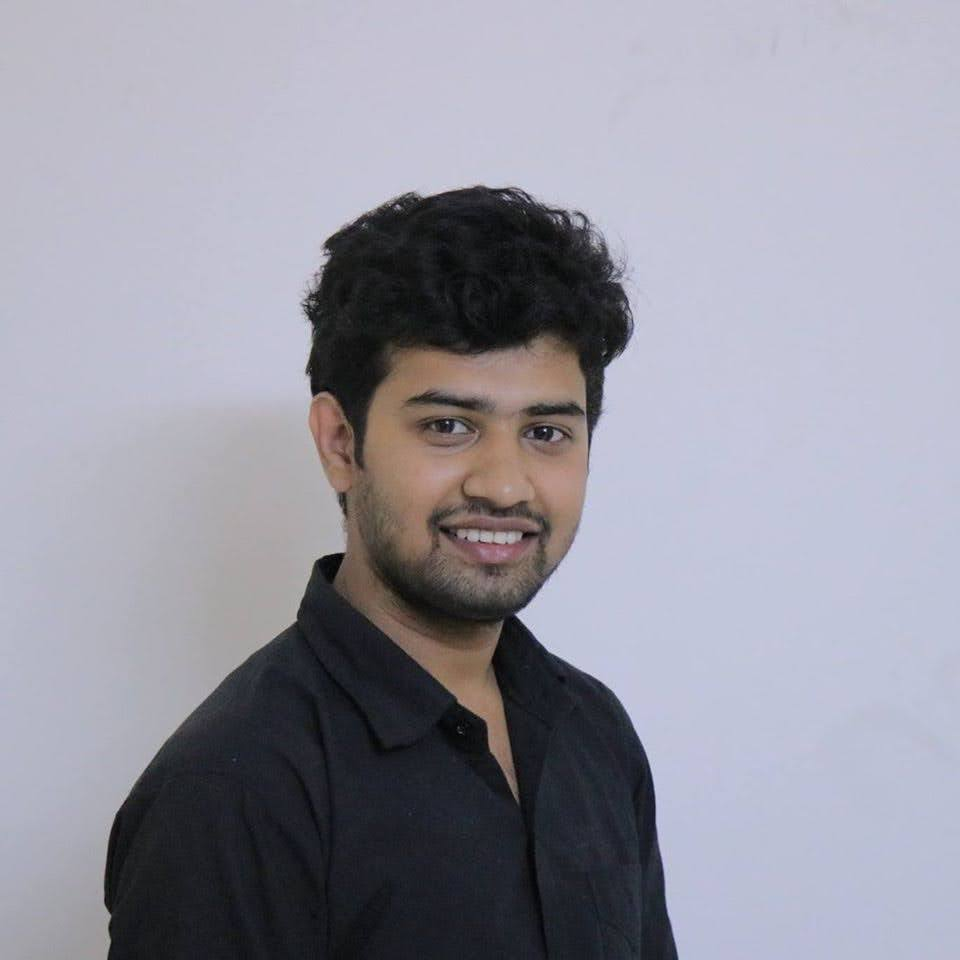
#> input picture Image-Converting/img/nirob.jpg, 960 x 960 px
$ python program.py
#> lines starting #> are read from the running program, lines starting #| are printed output that depends on the picture

import cv2

img = cv2.imread("img/nirob.jpg");
#> img is the input picture: shape (960, 960, 3); mean B, G, R 160.2, 148.6, 149.4
imgGray = cv2.cvtColor(img, cv2.COLOR_BGR2GRAY)
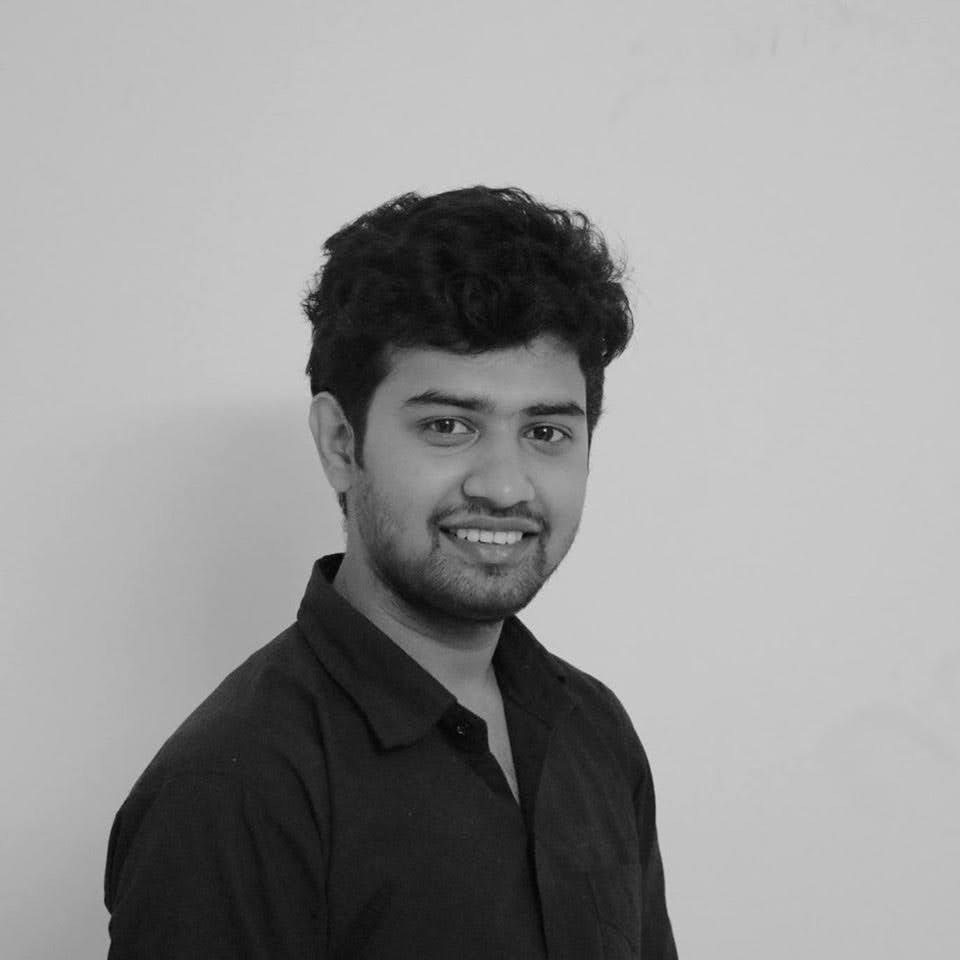
#> imgGray: shape (960, 960); min 0, max 221, mean 150.1
imgBlur = cv2.GaussianBlur(imgGray,(9,9),0)

cv2.imshow('Orginal Image',img);
cv2.imshow('Gray IMG',imgGray)
cv2.imshow('Img Blur',imgBlur)

cv2.waitKey(0);
